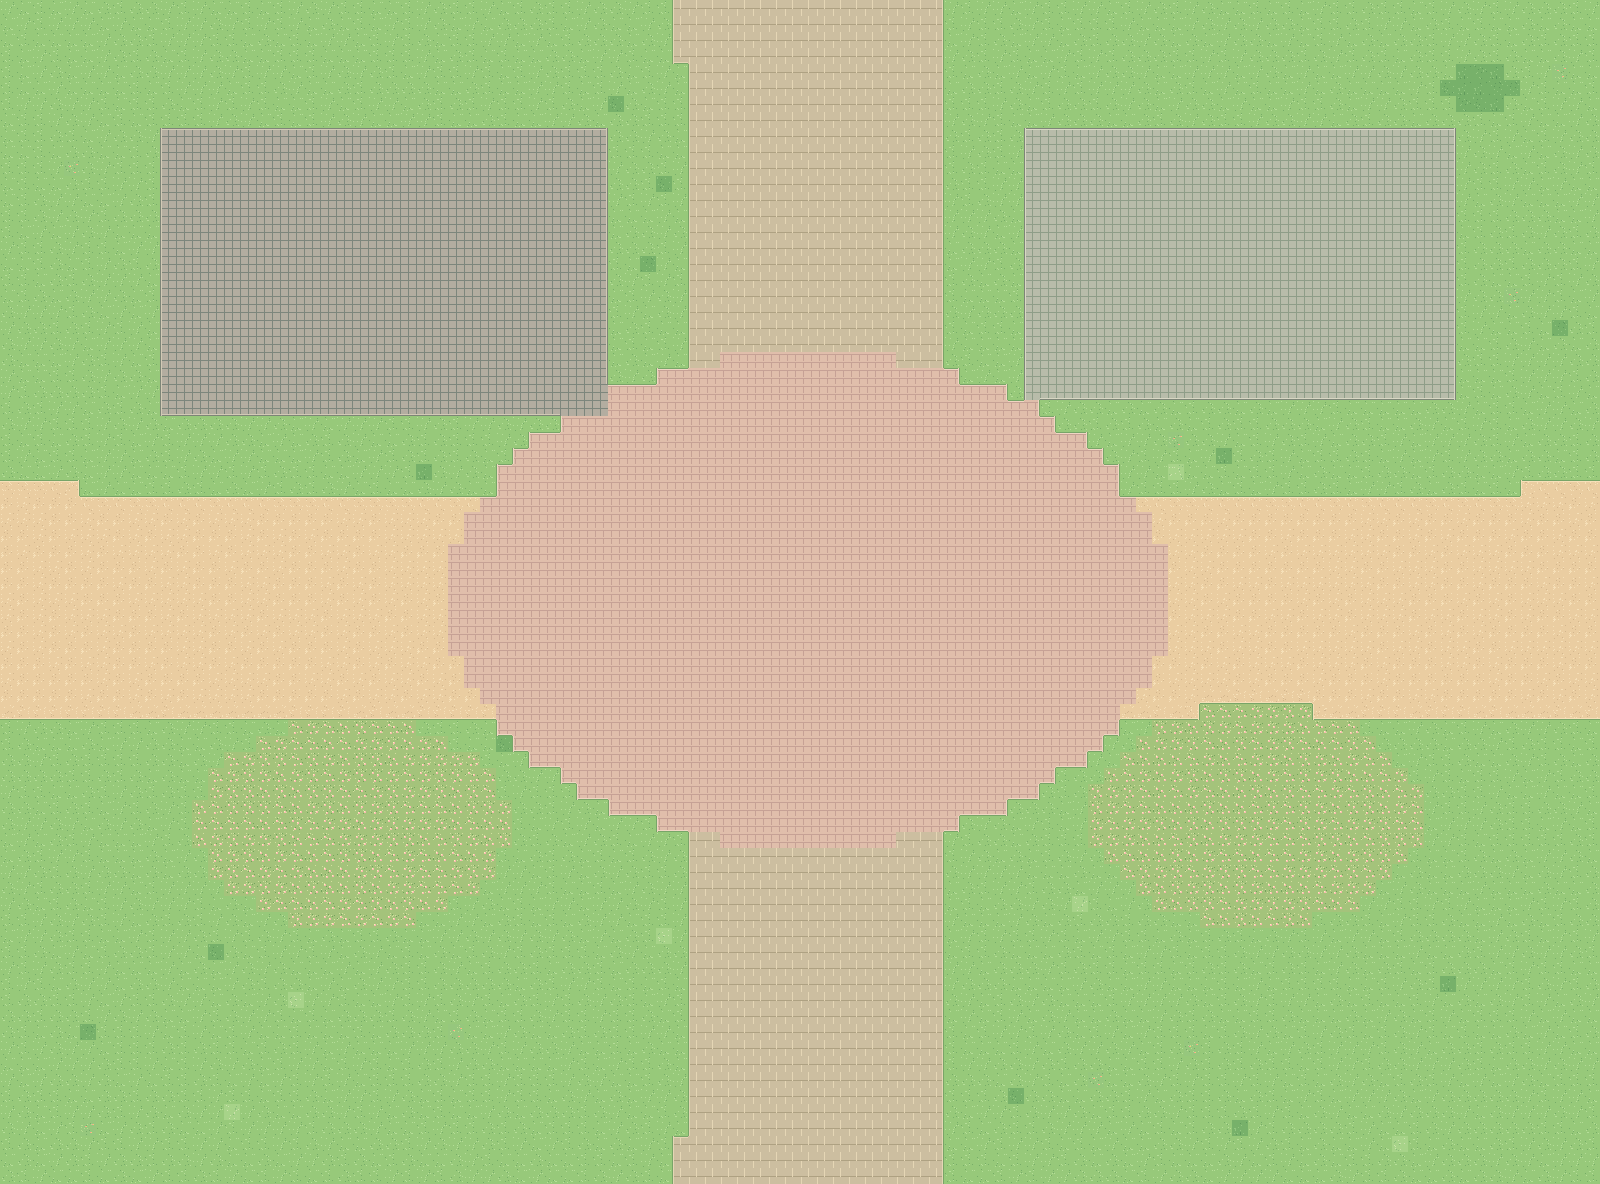

Rendered tile map (Tiled .tmx) drawn with the repository's tilesets; below, a short description and the map source with its tile grids summarised:
An orthogonal 100x74 tile map with 16x16 px tiles, 4 tile layers (Ground, Landscape, Roads, BuildingPads) and 10 objects (3x scene_portal, 2x building_slot, 2x building_label, landmark_area, spawn, ...).

<map version="1.10" tiledversion="1.11.2" orientation="orthogonal" renderorder="right-down" width="100" height="74" tilewidth="16" tileheight="16" infinite="0" nextlayerid="9" nextobjectid="800" backgroundcolor="#97C97A">
  <properties>
    <property name="scene_id" value="20" />
    <property name="scene_name" value="美术学院北区" />
    <property name="macro_area" value="F 美术与运动区" />
    <property name="tile_scale" type="int" value="16" />
    <property name="player_sprite_width" type="int" value="48" />
    <property name="player_sprite_height" type="int" value="48" />
    <property name="world_origin_x_px" type="int" value="3200" />
    <property name="world_origin_y_px" type="int" value="0" />
    <property name="ground_only" type="bool" value="true" />
    <property name="building_art_separate" type="bool" value="true" />
  </properties>
  <tileset firstgid="1" name="swu_terrain_16" tilewidth="16" tileheight="16" tilecount="412" columns="16">
    <image source="../assets/ground_tiles_16.png" width="256" height="416" />
  </tileset>
  <layer id="1" name="Ground" width="100" height="74">
    <data>[7400 cells, 7400 non-empty, 4 distinct tile ids]</data>
  </layer>
  <layer id="2" name="Landscape" width="100" height="74">
    <data>[7400 cells, 467 non-empty, 15 distinct tile ids]</data>
  </layer>
  <layer id="3" name="Roads" width="100" height="74">
    <data>[7400 cells, 2597 non-empty, 34 distinct tile ids]</data>
  </layer>
  <layer id="4" name="BuildingPads" width="100" height="74">
    <data>[7400 cells, 963 non-empty, 26 distinct tile ids]</data>
  </layer>
  <objectgroup id="5" name="BuildingSlots" visible="0" color="#D9B768">
    <object id="1" name="slot_20_01" type="building_slot" x="160" y="128" width="448" height="288">
      <properties>
        <property name="display_name" value="至美楼（第15教学楼）" />
        <property name="confidence" value="verified_name" />
        <property name="note" value="建筑预留地，仅用于当前地图阶段，后续再放建筑与碰撞体" />
        <property name="future_collision" type="bool" value="true" />
        <property name="currently_walkable" type="bool" value="true" />
        <property name="macro_area" value="F 美术与运动区" />
      </properties>
    </object>
    <object id="2" name="slot_20_02" type="building_slot" x="1024" y="128" width="432" height="272">
      <properties>
        <property name="display_name" value="美术学院北侧教学楼预留" />
        <property name="confidence" value="schematic" />
        <property name="note" value="建筑预留地，仅用于当前地图阶段，后续再放建筑与碰撞体" />
        <property name="future_collision" type="bool" value="true" />
        <property name="currently_walkable" type="bool" value="true" />
        <property name="macro_area" value="F 美术与运动区" />
      </properties>
    </object>
  </objectgroup>
  <objectgroup id="6" name="LandmarkAreas" visible="0" color="#3B9C88">
    <object id="3" name="area_20_01" type="landmark_area" x="560" y="496" width="576" height="368">
      <properties>
        <property name="display_name" value="美术学院北侧庭院" />
        <property name="confidence" value="landmark_area_approx" />
      </properties>
    </object>
  </objectgroup>
  <objectgroup id="7" name="Portals" visible="0" color="#4CA3D9">
    <object id="4" name="exit_north" type="scene_portal" x="672" y="0" width="272" height="64">
      <properties>
        <property name="direction" value="north" />
        <property name="target_scene" value="14" />
        <property name="target_portal" value="exit_south" />
        <property name="spawn_x_px" type="int" value="800" />
        <property name="spawn_y_px" type="int" value="1056" />
        <property name="trigger" value="cross_map_edge" />
        <property name="enabled" type="bool" value="true" />
      </properties>
    </object>
    <object id="5" name="exit_west" type="scene_portal" x="0" y="480" width="80" height="240">
      <properties>
        <property name="direction" value="west" />
        <property name="target_scene" value="19" />
        <property name="target_portal" value="exit_east" />
        <property name="spawn_x_px" type="int" value="1424" />
        <property name="spawn_y_px" type="int" value="592" />
        <property name="trigger" value="cross_map_edge" />
        <property name="enabled" type="bool" value="true" />
      </properties>
    </object>
    <object id="6" name="exit_east" type="scene_portal" x="1520" y="480" width="80" height="240">
      <properties>
        <property name="direction" value="east" />
        <property name="target_scene" value="21" />
        <property name="target_portal" value="exit_west" />
        <property name="spawn_x_px" type="int" value="160" />
        <property name="spawn_y_px" type="int" value="592" />
        <property name="trigger" value="cross_map_edge" />
        <property name="enabled" type="bool" value="true" />
      </properties>
    </object>
  </objectgroup>
  <objectgroup id="8" name="Spawn" visible="0" color="#74B877">
    <object id="7" name="player_start" type="spawn" x="800" y="992" width="0" height="0">
      <properties>
        <property name="feet_position" type="bool" value="true" />
        <property name="sprite_width" type="int" value="48" />
        <property name="sprite_height" type="int" value="48" />
      </properties>
    </object>
  </objectgroup>
  <objectgroup id="9" name="地标中文标注_编辑用" visible="1" color="#284F48">
    <object id="8" name="至美楼（第15教学楼）" type="building_label" x="214.0" y="250.0" width="340" height="44">
      <text fontfamily="Noto Sans CJK SC" pixelsize="21" color="#284D42" halign="center" valign="center" wrap="1">至美楼（第15教学楼）</text>
    </object>
    <object id="9" name="美术学院北侧教学楼预留" type="building_label" x="1070.0" y="242.0" width="340" height="44">
      <text fontfamily="Noto Sans CJK SC" pixelsize="21" color="#284D42" halign="center" valign="center" wrap="1">美术学院北侧教学楼预留</text>
    </object>
    <object id="10" name="美术学院北侧庭院" type="area_label" x="678.0" y="658.0" width="340" height="44">
      <text fontfamily="Noto Sans CJK SC" pixelsize="21" color="#284D42" halign="center" valign="center" wrap="1">美术学院北侧庭院</text>
    </object>
  </objectgroup>
</map>
